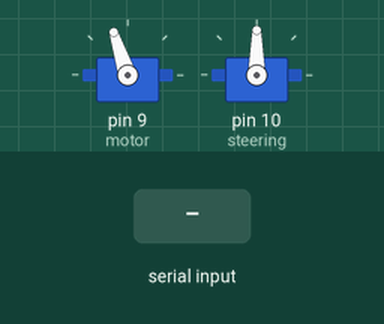
This sketch was run on a simulated Arduino Uno, built with avr-gcc and run on an emulated ATmega328P. Shown: 2 × servo. Inputs (shaded band) come from the test bench.

Above: at 5.2 s.
5.3 s: "1" received over Serial
At 7.5 s:
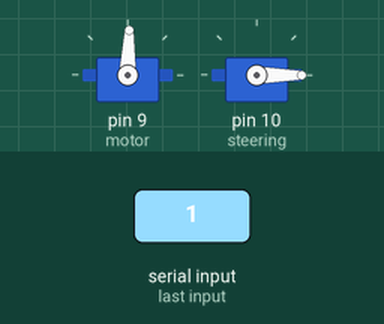
7.8 s: "0" received over Serial
At 9.6 s:
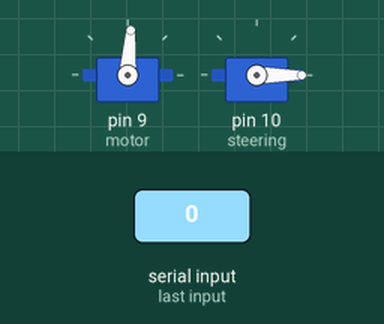
Timing chart, 0 to 11.1 s (numbered marks = the images above; inputs shaded):
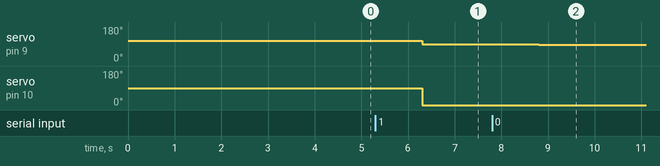

Measured:
- after the input at 5.3 s, servo on pin 9 (motor): 108° → 88° after 1.0 s; servo on pin 10 (steering): 90° → 0° after 1.0 s
- after the input at 7.8 s, servo on pin 9 (motor): 88° → 86° after 1.0 s

The sketch:

run.ino
```cpp
#include <Servo.h>

#define NEUTRAL 1600

Servo motor;
Servo steering;

void setup()
{
  //init uart interface
  Serial.begin(9600);

  //open port 9 for the motor, 10 for the steering
  motor.attach(9, 1000, 2000);
  steering.attach(10);
  motor.write(NEUTRAL);
  delay(4000);
}

int first_time = 0;
void loop()
{
  while(1)
  {
    if(Serial.available()>0)
    {
      char spd = 0, angl = 0;
      Serial.readBytes(&spd, 1);
      Serial.readBytes(&angl, 1);
      motor.write((spd*10)+1000);
      steering.write(angl);

      //Serial.write(spd);
      //Serial.write(angl);
    }
  }
  return;
}
```
